Frame 1 (no input): blank canvas, image omitted
Frame 60 (no input): blank canvas, image omitted
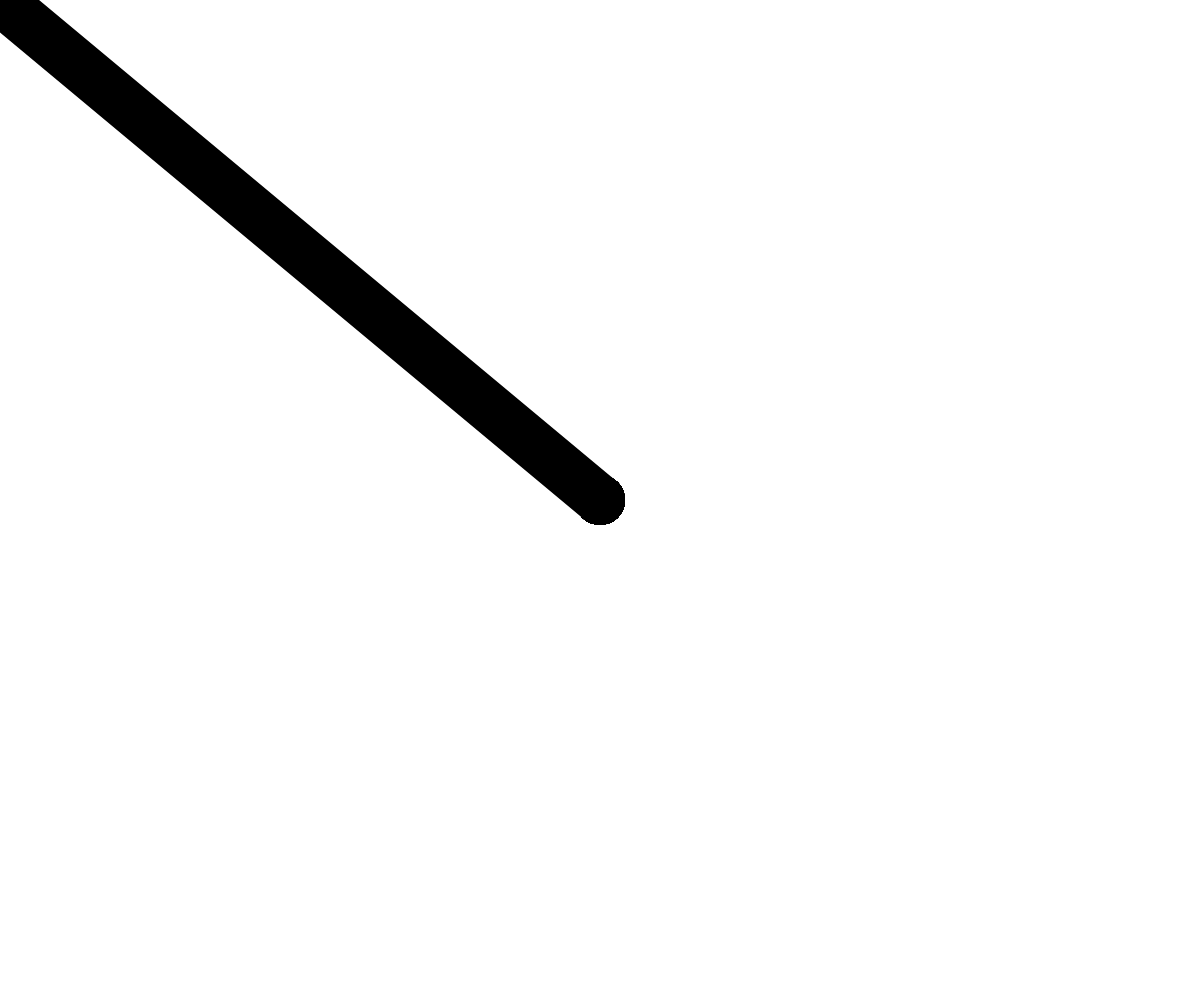
Frame 120 (the mouse pressed at the canvas centre since frame 60)

The p5.js sketch whose frames 1 and 60 were blank and that drew this single picture after the mouse press (run headless with seeded random() and noise() and a simulated clock; from frame 60 on, the mouse is pressed at the canvas centre):

// p5.js sketch
// ── sketch.js
let strokeVal = 0;
let strokeValW = 50;

function setup() {
    createCanvas(windowWidth, windowHeight); // variable de javascript en général, ca défini que notre canvas prendra la taille de l'écran dans le quel on l'ouvre
    background(255);
    // noStroke();
}

function draw() {
    stroke(strokeVal); //c'est le contour des formes
    strokeWeight(strokeValW);
    if (mouseIsPressed === true) {
        line(mouseX, mouseY, pmouseX, pmouseY);
    }

}

function keyPressed() {
    if (strokeVal === 255 && keyCode === BACKSPACE) {
        strokeVal = 0;
    } else if (keyCode === BACKSPACE) {
        strokeVal = 255;
    } //pour effacer, donc si c'est pas en blanc bah ca le met en blanc, si non en noir
    if (keyCode === 38) { //flèche du haut
        strokeValW = strokeValW + 5;
    }
    if (keyCode === 40) { //flèche du bas
        strokeValW = strokeValW - 5;
    } //Ses touches sont pour agrandir ou diminuer la taille du pinceau de dessin -----------------------

    if (keyCode === 109) { //touche moins '-'
        strokeVal = strokeVal + 5;
    }
    if (keyCode === 107) { //touche plus '+'
        strokeVal = strokeVal - 5;
    } //touches pour changer la nuance de gris -----------------------------------------

    if (keyCode === 82) { //R
        strokeVal = 'red';
    }
    if (keyCode === 68) { //D
        strokeVal = 'black';
    }
    if (keyCode === 66) { //B
        strokeVal = 'blue';
    }
    if (keyCode === 71) { //G
        strokeVal = 'green';
    }
    if (keyCode === 80) { //P
        strokeVal = 'pink';
    }
    if (keyCode === 67) { //C
        strokeVal = 'cyan';
    }
    if (keyCode === 89) { //Y
        strokeVal = 'yellow';
    }
    if (keyCode === 79) { //O
        strokeVal = 'orange';
    }
    if (keyCode === 86) { //V
        strokeVal = 'purple';
    }
}


function windowResized() { // change la taille du canvas quand on change la taille de la fenêtre
    resizeCanvas(windowWidth, windowHeight);
    background(255); // petit bug qui fait qu'on est obligé de remettre le background
}
